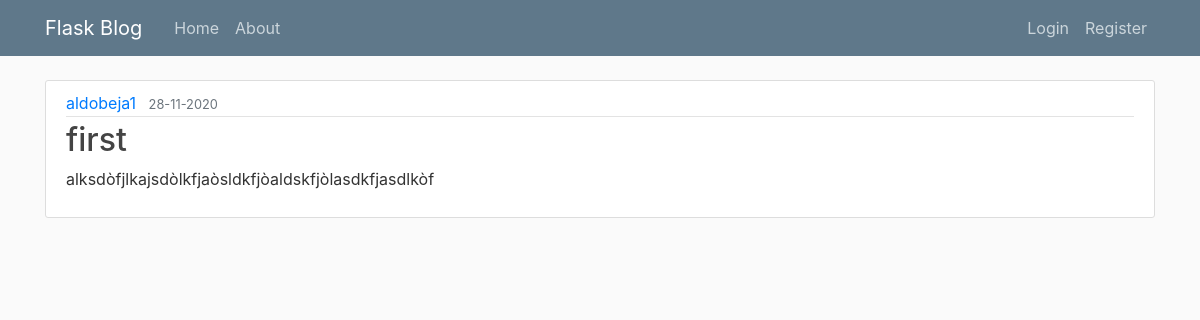
/post/1, run on the app's committed database.
### app.py (models this page shows, shortened)
class User(db.Model, UserMixin):
    id = db.Column(db.Integer, primary_key=True)
    username = db.Column(db.String(20), unique=True, nullable=False)
    email = db.Column(db.String(120), unique=True, nullable=False)
    password = db.Column(db.String(60),nullable=False)
    posts = db.relationship('Post', backref='author', lazy=True)
    user_comments = db.relationship('Comment', backref='author_comment', lazy=True)

class Post(db.Model):
    id = db.Column(db.Integer, primary_key=True)
    title = db.Column(db.String(100), nullable=False)
    date_posted = db.Column(db.DateTime, nullable=False, default=datetime.utcnow )
    content = db.Column(db.Text, nullable=False)
    user_id = db.Column(db.Integer, db.ForeignKey('user.id'), nullable=False)

### app.py (the view)
@app.route("/post/<int:post_id>")
def post(post_id):
    post = Post.query.get_or_404(post_id)
    return render_template('post.html', title=post.title, post=post)

### templates/post.html (shortened to what this page needs)
{% extends "layout.html" %}
{% block content %}
        <article class="media content-section">
            <div class="media-body">
                <div class="article-metadata">
                    <a class="mr-2" href="{{url_for('user_posts', username=post.author.username) }}">{{ post.author.username }}</a>
                    <small class="text-muted">{{ post.date_posted.strftime('%d-%m-%Y') }}</small>
                </div>
                <h2 class="article-title">{{ post.title }}</a></h2>
                <p class="article-content">{{ post.content }}</p>
            </div>
        </article>
{% endblock %}

### static/main.css (style rules this page uses)
body { background: #fafafa; color: #333333; margin-top: 5rem; }
h1, h2, h3, h4, h5, h6 { color: #444444; }
.content-section { background: #ffffff; padding: 10px 20px; border: 1px solid #dddddd; border-radius: 3px; margin-bottom: 20px; }
.article-title { color: #444444; }
.article-content { white-space: pre-line; }
.article-metadata { padding-bottom: 1px; margin-bottom: 4px; border-bottom: 1px solid #e3e3e3 }

### data on the page
User: author.username "aldobeja1"
Post: date_posted "28-11-2020", title "first", content "alksdòfjlkajsdòlkfjaòsldkfjòaldskfjòlasdkfjasdlkòf"
